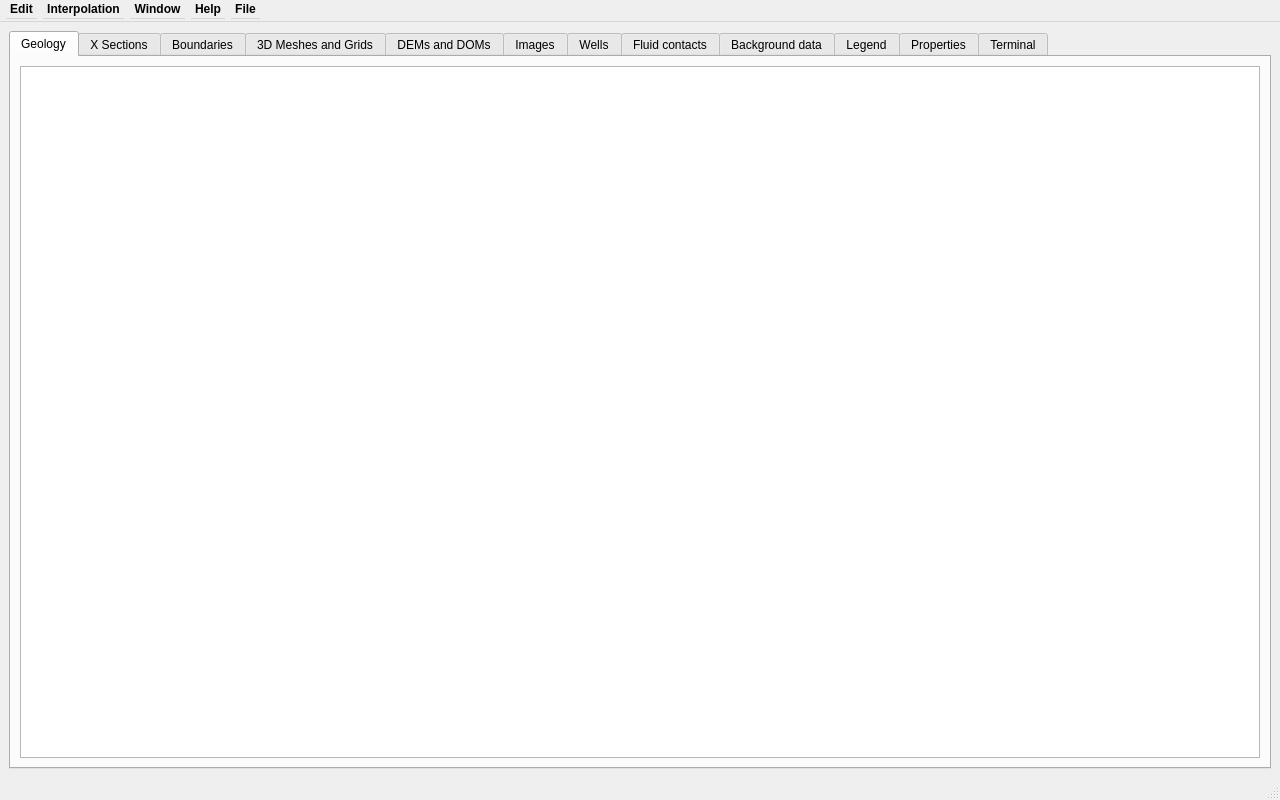
<?xml version="1.0" encoding="UTF-8"?>
<ui version="4.0">
 <class>ProjectWindow</class>
 <widget class="QMainWindow" name="ProjectWindow">
  <property name="geometry">
   <rect>
    <x>0</x>
    <y>0</y>
    <width>1280</width>
    <height>800</height>
   </rect>
  </property>
  <property name="sizePolicy">
   <sizepolicy hsizetype="Preferred" vsizetype="Preferred">
    <horstretch>1</horstretch>
    <verstretch>1</verstretch>
   </sizepolicy>
  </property>
  <property name="minimumSize">
   <size>
    <width>0</width>
    <height>0</height>
   </size>
  </property>
  <property name="baseSize">
   <size>
    <width>1280</width>
    <height>800</height>
   </size>
  </property>
  <property name="windowTitle">
   <string>PZero</string>
  </property>
  <property name="styleSheet">
   <string notr="true"/>
  </property>
  <property name="locale">
   <locale language="English" country="UnitedStates"/>
  </property>
  <widget class="QWidget" name="centralwidget">
   <property name="sizePolicy">
    <sizepolicy hsizetype="Preferred" vsizetype="Preferred">
     <horstretch>1</horstretch>
     <verstretch>1</verstretch>
    </sizepolicy>
   </property>
   <property name="minimumSize">
    <size>
     <width>0</width>
     <height>0</height>
    </size>
   </property>
   <property name="baseSize">
    <size>
     <width>638</width>
     <height>757</height>
    </size>
   </property>
   <property name="styleSheet">
    <string notr="true"/>
   </property>
   <layout class="QVBoxLayout" name="verticalLayout">
    <item>
     <widget class="QTabWidget" name="tabCentral">
      <property name="sizePolicy">
       <sizepolicy hsizetype="MinimumExpanding" vsizetype="MinimumExpanding">
        <horstretch>1</horstretch>
        <verstretch>1</verstretch>
       </sizepolicy>
      </property>
      <property name="minimumSize">
       <size>
        <width>0</width>
        <height>0</height>
       </size>
      </property>
      <property name="baseSize">
       <size>
        <width>0</width>
        <height>0</height>
       </size>
      </property>
      <property name="currentIndex">
       <number>0</number>
      </property>
      <widget class="QWidget" name="tabGeology">
       <property name="sizePolicy">
        <sizepolicy hsizetype="MinimumExpanding" vsizetype="MinimumExpanding">
         <horstretch>1</horstretch>
         <verstretch>1</verstretch>
        </sizepolicy>
       </property>
       <property name="minimumSize">
        <size>
         <width>0</width>
         <height>0</height>
        </size>
       </property>
       <property name="baseSize">
        <size>
         <width>0</width>
         <height>0</height>
        </size>
       </property>
       <property name="toolTip">
        <string>Entities</string>
       </property>
       <property name="accessibleName">
        <string>Entities</string>
       </property>
       <attribute name="title">
        <string>Geology</string>
       </attribute>
       <attribute name="toolTip">
        <string>Geology</string>
       </attribute>
       <attribute name="whatsThis">
        <string>Geology</string>
       </attribute>
       <layout class="QHBoxLayout" name="horizontalLayout">
        <item>
         <widget class="QTableView" name="GeologyTableView">
          <property name="sizePolicy">
           <sizepolicy hsizetype="MinimumExpanding" vsizetype="MinimumExpanding">
            <horstretch>1</horstretch>
            <verstretch>1</verstretch>
           </sizepolicy>
          </property>
          <property name="minimumSize">
           <size>
            <width>0</width>
            <height>0</height>
           </size>
          </property>
          <property name="baseSize">
           <size>
            <width>0</width>
            <height>0</height>
           </size>
          </property>
          <property name="toolTip">
           <string>Entities</string>
          </property>
          <property name="accessibleName">
           <string>Entities</string>
          </property>
          <property name="sortingEnabled">
           <bool>true</bool>
          </property>
         </widget>
        </item>
       </layout>
      </widget>
      <widget class="QWidget" name="tabXSections">
       <property name="sizePolicy">
        <sizepolicy hsizetype="MinimumExpanding" vsizetype="MinimumExpanding">
         <horstretch>1</horstretch>
         <verstretch>1</verstretch>
        </sizepolicy>
       </property>
       <attribute name="title">
        <string>X Sections</string>
       </attribute>
       <attribute name="toolTip">
        <string>X Sections</string>
       </attribute>
       <attribute name="whatsThis">
        <string>X Sections</string>
       </attribute>
       <layout class="QHBoxLayout" name="horizontalLayout_3">
        <item>
         <widget class="QTableView" name="XSectionsTableView">
          <property name="sizePolicy">
           <sizepolicy hsizetype="MinimumExpanding" vsizetype="MinimumExpanding">
            <horstretch>1</horstretch>
            <verstretch>1</verstretch>
           </sizepolicy>
          </property>
          <property name="sortingEnabled">
           <bool>true</bool>
          </property>
         </widget>
        </item>
       </layout>
      </widget>
      <widget class="QWidget" name="tabBoundaries">
       <property name="sizePolicy">
        <sizepolicy hsizetype="MinimumExpanding" vsizetype="MinimumExpanding">
         <horstretch>1</horstretch>
         <verstretch>1</verstretch>
        </sizepolicy>
       </property>
       <attribute name="title">
        <string>Boundaries</string>
       </attribute>
       <layout class="QHBoxLayout" name="horizontalLayout_4">
        <item>
         <widget class="QTableView" name="BoundariesTableView">
          <property name="sizePolicy">
           <sizepolicy hsizetype="MinimumExpanding" vsizetype="MinimumExpanding">
            <horstretch>1</horstretch>
            <verstretch>1</verstretch>
           </sizepolicy>
          </property>
          <property name="sortingEnabled">
           <bool>true</bool>
          </property>
         </widget>
        </item>
       </layout>
      </widget>
      <widget class="QWidget" name="tabMeshes3D">
       <property name="sizePolicy">
        <sizepolicy hsizetype="MinimumExpanding" vsizetype="MinimumExpanding">
         <horstretch>1</horstretch>
         <verstretch>1</verstretch>
        </sizepolicy>
       </property>
       <attribute name="title">
        <string>3D Meshes and Grids</string>
       </attribute>
       <attribute name="toolTip">
        <string>3D Meshes and Grids</string>
       </attribute>
       <attribute name="whatsThis">
        <string>3D Meshes and Grids</string>
       </attribute>
       <layout class="QHBoxLayout" name="horizontalLayout_5">
        <item>
         <widget class="QTableView" name="Meshes3DTableView">
          <property name="sizePolicy">
           <sizepolicy hsizetype="MinimumExpanding" vsizetype="MinimumExpanding">
            <horstretch>1</horstretch>
            <verstretch>1</verstretch>
           </sizepolicy>
          </property>
          <property name="sortingEnabled">
           <bool>true</bool>
          </property>
         </widget>
        </item>
       </layout>
      </widget>
      <widget class="QWidget" name="tabDOMs">
       <property name="sizePolicy">
        <sizepolicy hsizetype="MinimumExpanding" vsizetype="MinimumExpanding">
         <horstretch>1</horstretch>
         <verstretch>1</verstretch>
        </sizepolicy>
       </property>
       <attribute name="title">
        <string>DEMs and DOMs</string>
       </attribute>
       <attribute name="toolTip">
        <string>DEMs and DOMs</string>
       </attribute>
       <attribute name="whatsThis">
        <string>DEMs and DOMs</string>
       </attribute>
       <layout class="QHBoxLayout" name="horizontalLayout_6">
        <item>
         <widget class="QTableView" name="DOMsTableView">
          <property name="sizePolicy">
           <sizepolicy hsizetype="MinimumExpanding" vsizetype="MinimumExpanding">
            <horstretch>1</horstretch>
            <verstretch>1</verstretch>
           </sizepolicy>
          </property>
          <property name="sortingEnabled">
           <bool>true</bool>
          </property>
         </widget>
        </item>
       </layout>
      </widget>
      <widget class="QWidget" name="tabImages">
       <property name="sizePolicy">
        <sizepolicy hsizetype="MinimumExpanding" vsizetype="MinimumExpanding">
         <horstretch>1</horstretch>
         <verstretch>1</verstretch>
        </sizepolicy>
       </property>
       <attribute name="title">
        <string>Images</string>
       </attribute>
       <attribute name="toolTip">
        <string>Images</string>
       </attribute>
       <attribute name="whatsThis">
        <string>Images</string>
       </attribute>
       <layout class="QHBoxLayout" name="horizontalLayout_7">
        <item>
         <widget class="QTableView" name="ImagesTableView">
          <property name="sizePolicy">
           <sizepolicy hsizetype="MinimumExpanding" vsizetype="MinimumExpanding">
            <horstretch>1</horstretch>
            <verstretch>1</verstretch>
           </sizepolicy>
          </property>
          <property name="sortingEnabled">
           <bool>true</bool>
          </property>
         </widget>
        </item>
       </layout>
      </widget>
      <widget class="QWidget" name="tabWells">
       <property name="sizePolicy">
        <sizepolicy hsizetype="MinimumExpanding" vsizetype="MinimumExpanding">
         <horstretch>1</horstretch>
         <verstretch>1</verstretch>
        </sizepolicy>
       </property>
       <attribute name="title">
        <string>Wells</string>
       </attribute>
       <layout class="QHBoxLayout" name="horizontalLayout_8">
        <item>
         <widget class="QTableView" name="WellsTableView">
          <property name="sizePolicy">
           <sizepolicy hsizetype="MinimumExpanding" vsizetype="MinimumExpanding">
            <horstretch>1</horstretch>
            <verstretch>1</verstretch>
           </sizepolicy>
          </property>
          <property name="minimumSize">
           <size>
            <width>0</width>
            <height>0</height>
           </size>
          </property>
         </widget>
        </item>
       </layout>
      </widget>
      <widget class="QWidget" name="tabFluids">
       <property name="enabled">
        <bool>true</bool>
       </property>
       <property name="sizePolicy">
        <sizepolicy hsizetype="MinimumExpanding" vsizetype="MinimumExpanding">
         <horstretch>0</horstretch>
         <verstretch>0</verstretch>
        </sizepolicy>
       </property>
       <property name="minimumSize">
        <size>
         <width>1</width>
         <height>1</height>
        </size>
       </property>
       <property name="contextMenuPolicy">
        <enum>Qt::DefaultContextMenu</enum>
       </property>
       <attribute name="title">
        <string>Fluid contacts</string>
       </attribute>
       <layout class="QHBoxLayout" name="horizontalLayout_9">
        <item>
         <widget class="QTableView" name="FluidsTableView">
          <property name="sizePolicy">
           <sizepolicy hsizetype="MinimumExpanding" vsizetype="MinimumExpanding">
            <horstretch>1</horstretch>
            <verstretch>1</verstretch>
           </sizepolicy>
          </property>
         </widget>
        </item>
       </layout>
      </widget>
      <widget class="QWidget" name="tabBackgrounds">
       <property name="sizePolicy">
        <sizepolicy hsizetype="MinimumExpanding" vsizetype="MinimumExpanding">
         <horstretch>1</horstretch>
         <verstretch>1</verstretch>
        </sizepolicy>
       </property>
       <attribute name="title">
        <string>Background data</string>
       </attribute>
       <layout class="QHBoxLayout" name="horizontalLayout_10">
        <item>
         <widget class="QTableView" name="BackgroundsTableView">
          <property name="sizePolicy">
           <sizepolicy hsizetype="MinimumExpanding" vsizetype="MinimumExpanding">
            <horstretch>1</horstretch>
            <verstretch>1</verstretch>
           </sizepolicy>
          </property>
         </widget>
        </item>
       </layout>
      </widget>
      <widget class="QWidget" name="tabLegend">
       <property name="sizePolicy">
        <sizepolicy hsizetype="MinimumExpanding" vsizetype="MinimumExpanding">
         <horstretch>1</horstretch>
         <verstretch>1</verstretch>
        </sizepolicy>
       </property>
       <property name="minimumSize">
        <size>
         <width>0</width>
         <height>0</height>
        </size>
       </property>
       <property name="baseSize">
        <size>
         <width>0</width>
         <height>0</height>
        </size>
       </property>
       <property name="toolTip">
        <string>Legend</string>
       </property>
       <property name="accessibleName">
        <string>Legend</string>
       </property>
       <attribute name="title">
        <string>Legend</string>
       </attribute>
       <layout class="QHBoxLayout" name="horizontalLayout_11">
        <item>
         <widget class="QTreeWidget" name="LegendTreeWidget">
          <property name="sizePolicy">
           <sizepolicy hsizetype="MinimumExpanding" vsizetype="MinimumExpanding">
            <horstretch>1</horstretch>
            <verstretch>1</verstretch>
           </sizepolicy>
          </property>
          <property name="minimumSize">
           <size>
            <width>0</width>
            <height>0</height>
           </size>
          </property>
          <property name="baseSize">
           <size>
            <width>0</width>
            <height>0</height>
           </size>
          </property>
          <property name="toolTip">
           <string>Legend</string>
          </property>
          <property name="accessibleName">
           <string>Legend</string>
          </property>
          <column>
           <property name="text">
            <string notr="true">1</string>
           </property>
          </column>
         </widget>
        </item>
       </layout>
      </widget>
      <widget class="QWidget" name="tabProperties">
       <property name="sizePolicy">
        <sizepolicy hsizetype="MinimumExpanding" vsizetype="MinimumExpanding">
         <horstretch>1</horstretch>
         <verstretch>1</verstretch>
        </sizepolicy>
       </property>
       <property name="minimumSize">
        <size>
         <width>0</width>
         <height>0</height>
        </size>
       </property>
       <property name="baseSize">
        <size>
         <width>0</width>
         <height>0</height>
        </size>
       </property>
       <property name="toolTip">
        <string>Properties</string>
       </property>
       <property name="toolTipDuration">
        <number>-3</number>
       </property>
       <property name="accessibleName">
        <string>Properties</string>
       </property>
       <attribute name="title">
        <string>Properties</string>
       </attribute>
       <layout class="QHBoxLayout" name="horizontalLayout_12">
        <item>
         <widget class="QTableWidget" name="PropertiesTableWidget">
          <property name="sizePolicy">
           <sizepolicy hsizetype="MinimumExpanding" vsizetype="MinimumExpanding">
            <horstretch>1</horstretch>
            <verstretch>1</verstretch>
           </sizepolicy>
          </property>
          <property name="minimumSize">
           <size>
            <width>0</width>
            <height>0</height>
           </size>
          </property>
          <property name="baseSize">
           <size>
            <width>0</width>
            <height>0</height>
           </size>
          </property>
          <property name="toolTip">
           <string>Properties</string>
          </property>
          <property name="accessibleName">
           <string>Properties</string>
          </property>
         </widget>
        </item>
       </layout>
      </widget>
      <widget class="QWidget" name="tabTerminal">
       <property name="sizePolicy">
        <sizepolicy hsizetype="MinimumExpanding" vsizetype="MinimumExpanding">
         <horstretch>1</horstretch>
         <verstretch>1</verstretch>
        </sizepolicy>
       </property>
       <property name="minimumSize">
        <size>
         <width>0</width>
         <height>0</height>
        </size>
       </property>
       <property name="baseSize">
        <size>
         <width>0</width>
         <height>0</height>
        </size>
       </property>
       <property name="toolTip">
        <string>Terminal</string>
       </property>
       <property name="accessibleName">
        <string>Terminal</string>
       </property>
       <attribute name="title">
        <string>Terminal</string>
       </attribute>
       <attribute name="toolTip">
        <string>Terminal</string>
       </attribute>
       <attribute name="whatsThis">
        <string>Terminal</string>
       </attribute>
       <layout class="QHBoxLayout" name="horizontalLayout_13">
        <item>
         <widget class="QPlainTextEdit" name="TextTerminal">
          <property name="sizePolicy">
           <sizepolicy hsizetype="MinimumExpanding" vsizetype="MinimumExpanding">
            <horstretch>1</horstretch>
            <verstretch>1</verstretch>
           </sizepolicy>
          </property>
          <property name="minimumSize">
           <size>
            <width>0</width>
            <height>0</height>
           </size>
          </property>
          <property name="baseSize">
           <size>
            <width>0</width>
            <height>0</height>
           </size>
          </property>
          <property name="toolTip">
           <string>Terminal</string>
          </property>
          <property name="accessibleName">
           <string>Terminal</string>
          </property>
          <property name="readOnly">
           <bool>true</bool>
          </property>
         </widget>
        </item>
       </layout>
      </widget>
     </widget>
    </item>
   </layout>
  </widget>
  <widget class="QMenuBar" name="menubar">
   <property name="geometry">
    <rect>
     <x>0</x>
     <y>0</y>
     <width>1280</width>
     <height>22</height>
    </rect>
   </property>
   <property name="sizePolicy">
    <sizepolicy hsizetype="MinimumExpanding" vsizetype="Minimum">
     <horstretch>1</horstretch>
     <verstretch>1</verstretch>
    </sizepolicy>
   </property>
   <property name="minimumSize">
    <size>
     <width>0</width>
     <height>22</height>
    </size>
   </property>
   <property name="maximumSize">
    <size>
     <width>16777215</width>
     <height>16777215</height>
    </size>
   </property>
   <property name="baseSize">
    <size>
     <width>0</width>
     <height>0</height>
    </size>
   </property>
   <property name="font">
    <font>
     <family>MS Shell Dlg 2</family>
     <pointsize>9</pointsize>
     <bold>true</bold>
    </font>
   </property>
   <property name="autoFillBackground">
    <bool>false</bool>
   </property>
   <widget class="QMenu" name="menuFile">
    <property name="tearOffEnabled">
     <bool>true</bool>
    </property>
    <property name="title">
     <string>File</string>
    </property>
    <addaction name="actionProjectNew"/>
    <addaction name="actionProjectOpen"/>
    <addaction name="actionProjectSave"/>
    <addaction name="separator"/>
    <addaction name="actionImportGocad"/>
    <addaction name="actionImportGocadXsection"/>
    <addaction name="actionImportGocadBoundary"/>
    <addaction name="actionImportPC"/>
    <addaction name="actionImportPyvista"/>
    <addaction name="actionImportVedo"/>
    <addaction name="actionImportSHP"/>
    <addaction name="actionImportDEM"/>
    <addaction name="actionImportOrthoImage"/>
    <addaction name="actionImportXsectionImage"/>
    <addaction name="actionImportWellData"/>
    <addaction name="actionImportSEGY"/>
    <addaction name="separator"/>
    <addaction name="actionExportCAD"/>
    <addaction name="actionExportVTK"/>
    <addaction name="actionExportCSV"/>
    <addaction name="separator"/>
    <addaction name="actionQuit"/>
   </widget>
   <widget class="QMenu" name="menuWindow">
    <property name="tearOffEnabled">
     <bool>true</bool>
    </property>
    <property name="title">
     <string>Window</string>
    </property>
    <addaction name="actionView3D"/>
    <addaction name="actionViewMap"/>
    <addaction name="actionViewPlaneXsection"/>
    <addaction name="actionViewWellLog"/>
    <addaction name="separator"/>
    <addaction name="actionViewXYPlot"/>
    <addaction name="actionViewHistogram"/>
    <addaction name="actionViewStereoplot"/>
    <addaction name="separator"/>
   </widget>
   <widget class="QMenu" name="menuHelp">
    <property name="tearOffEnabled">
     <bool>true</bool>
    </property>
    <property name="title">
     <string>Help</string>
    </property>
    <addaction name="actionHelp"/>
    <addaction name="actionAbout"/>
   </widget>
   <widget class="QMenu" name="menuEdit">
    <property name="sizePolicy">
     <sizepolicy hsizetype="MinimumExpanding" vsizetype="MinimumExpanding">
      <horstretch>0</horstretch>
      <verstretch>0</verstretch>
     </sizepolicy>
    </property>
    <property name="tearOffEnabled">
     <bool>true</bool>
    </property>
    <property name="title">
     <string>Edit</string>
    </property>
    <addaction name="actionEditEntityClone"/>
    <addaction name="actionEditEntityRemove"/>
    <addaction name="separator"/>
    <addaction name="actionConnectedParts"/>
    <addaction name="actionMergeEntities"/>
    <addaction name="actionSplitMultipart"/>
    <addaction name="actionDecimatePointCloud"/>
    <addaction name="separator"/>
    <addaction name="actionEditTextureAdd"/>
    <addaction name="actionEditTextureRemove"/>
    <addaction name="separator"/>
    <addaction name="actionAddProperty"/>
    <addaction name="actionRemoveProperty"/>
    <addaction name="separator"/>
    <addaction name="actionCalculateNormal"/>
    <addaction name="actionCalculateLineation"/>
    <addaction name="separator"/>
    <addaction name="actionBuildOctree"/>
   </widget>
   <widget class="QMenu" name="menuInterpolation_tools">
    <property name="tearOffEnabled">
     <bool>true</bool>
    </property>
    <property name="title">
     <string>Interpolation</string>
    </property>
    <addaction name="actionDelaunay2DInterpolation"/>
    <addaction name="actionPoissonInterpolation"/>
    <addaction name="actionLoopStructuralImplicitModelling"/>
    <addaction name="separator"/>
    <addaction name="actionSurfaceSmoothing"/>
    <addaction name="actionSubdivisionResampling"/>
    <addaction name="actionDecimationPro"/>
    <addaction name="actionDecimationQuadric"/>
    <addaction name="actionRetopologize"/>
    <addaction name="separator"/>
    <addaction name="actionExtrusion"/>
    <addaction name="actionIntersectionXSection"/>
    <addaction name="actionProject2XSection"/>
    <addaction name="actionProject2DEM"/>
    <addaction name="actionSplitSurf"/>
   </widget>
   <addaction name="menuEdit"/>
   <addaction name="menuInterpolation_tools"/>
   <addaction name="menuWindow"/>
   <addaction name="menuHelp"/>
   <addaction name="menuFile"/>
  </widget>
  <widget class="QStatusBar" name="statusbar">
   <property name="sizePolicy">
    <sizepolicy hsizetype="MinimumExpanding" vsizetype="Fixed">
     <horstretch>0</horstretch>
     <verstretch>0</verstretch>
    </sizepolicy>
   </property>
  </widget>
  <action name="actionProjectNew">
   <property name="text">
    <string>New Project</string>
   </property>
  </action>
  <action name="actionProjectOpen">
   <property name="text">
    <string>Open Project</string>
   </property>
  </action>
  <action name="actionProjectSave">
   <property name="text">
    <string>Save Project</string>
   </property>
  </action>
  <action name="actionImportGocad">
   <property name="text">
    <string>Import Gocad</string>
   </property>
   <property name="toolTip">
    <string>Import Gocad</string>
   </property>
  </action>
  <action name="actionExportCAD">
   <property name="text">
    <string>Export CAD</string>
   </property>
  </action>
  <action name="actionQuit">
   <property name="text">
    <string>Quit</string>
   </property>
  </action>
  <action name="actionView3D">
   <property name="text">
    <string>3D View</string>
   </property>
  </action>
  <action name="actionViewPlaneXsection">
   <property name="text">
    <string>Plane X Section View</string>
   </property>
  </action>
  <action name="actionViewMap">
   <property name="text">
    <string>Map View</string>
   </property>
  </action>
  <action name="actionViewXYPlot">
   <property name="text">
    <string>XY Plot View</string>
   </property>
  </action>
  <action name="actionAbout">
   <property name="text">
    <string>About</string>
   </property>
  </action>
  <action name="actionHelp">
   <property name="text">
    <string>Help</string>
   </property>
  </action>
  <action name="actionViewWellLog">
   <property name="text">
    <string>Well Log View</string>
   </property>
  </action>
  <action name="actionViewStereoplot">
   <property name="text">
    <string>Stereoplot View</string>
   </property>
  </action>
  <action name="actionViewHistogram">
   <property name="text">
    <string>Histogram View</string>
   </property>
  </action>
  <action name="actionImportPyvista">
   <property name="text">
    <string>Import PyVista</string>
   </property>
  </action>
  <action name="actionImportVedo">
   <property name="text">
    <string>Import Vedo</string>
   </property>
  </action>
  <action name="actionImportDEM">
   <property name="text">
    <string>Import DEM</string>
   </property>
  </action>
  <action name="actionImportOrthoImage">
   <property name="text">
    <string>Import OrthoImage</string>
   </property>
  </action>
  <action name="actionEditEntityRemove">
   <property name="text">
    <string>Remove Entity</string>
   </property>
  </action>
  <action name="actionEditTextureAdd">
   <property name="text">
    <string>Add Texture</string>
   </property>
  </action>
  <action name="actionEditTextureRemove">
   <property name="text">
    <string>Remove Texture</string>
   </property>
  </action>
  <action name="actionEditEntityClone">
   <property name="text">
    <string>Clone Entity</string>
   </property>
  </action>
  <action name="actionImportGocadXsection">
   <property name="text">
    <string>Import Gocad Xsection</string>
   </property>
  </action>
  <action name="actionDelaunay2DInterpolation">
   <property name="checkable">
    <bool>false</bool>
   </property>
   <property name="text">
    <string>Delaunay 2D</string>
   </property>
  </action>
  <action name="actionMergeEntities">
   <property name="text">
    <string>Merge Entities</string>
   </property>
  </action>
  <action name="actionPoissonInterpolation">
   <property name="text">
    <string>Poisson</string>
   </property>
  </action>
  <action name="actionSurfaceSmoothing">
   <property name="text">
    <string>Surface Smoothing</string>
   </property>
  </action>
  <action name="actionExtrusion">
   <property name="text">
    <string>Extrusion</string>
   </property>
  </action>
  <action name="actionDecimationPro">
   <property name="text">
    <string>Decimation Pro</string>
   </property>
   <property name="toolTip">
    <string>DecimationPro</string>
   </property>
  </action>
  <action name="actionSubdivisionResampling">
   <property name="text">
    <string>Subdivision Resampling</string>
   </property>
  </action>
  <action name="actionDecimationQuadric">
   <property name="text">
    <string>Decimation Quadric</string>
   </property>
   <property name="toolTip">
    <string>DecimationQuadric</string>
   </property>
  </action>
  <action name="actionIntersectionXSection">
   <property name="text">
    <string>XSection Intersection</string>
   </property>
  </action>
  <action name="actionProject2DEM">
   <property name="text">
    <string>Project to DEM</string>
   </property>
  </action>
  <action name="actionLoopStructuralImplicitModelling">
   <property name="text">
    <string>LoopStructural Implicit Modelling</string>
   </property>
  </action>
  <action name="actionImportSEGY">
   <property name="text">
    <string>Import SEGY</string>
   </property>
  </action>
  <action name="actionCalculateNormal">
   <property name="text">
    <string>Calculate normal</string>
   </property>
   <property name="toolTip">
    <string>Calculate normal unit vector</string>
   </property>
  </action>
  <action name="actionCalculateLineation">
   <property name="text">
    <string>Calculate lineation</string>
   </property>
   <property name="toolTip">
    <string>Calculate lineation unit vector</string>
   </property>
  </action>
  <action name="actionAddProperty">
   <property name="text">
    <string>Add property</string>
   </property>
   <property name="toolTip">
    <string>Add empty property</string>
   </property>
  </action>
  <action name="actionRemoveProperty">
   <property name="text">
    <string>Remove property</string>
   </property>
  </action>
  <action name="actionProject2XSection">
   <property name="text">
    <string>Project to XSection</string>
   </property>
  </action>
  <action name="actionImportSHP">
   <property name="text">
    <string>Import SHP</string>
   </property>
  </action>
  <action name="actionImportGocadBoundary">
   <property name="text">
    <string>Import Gocad Boundary</string>
   </property>
  </action>
  <action name="actionImportXsectionImage">
   <property name="text">
    <string>Import Xsection Image</string>
   </property>
  </action>
  <action name="actionConnectedParts">
   <property name="text">
    <string>Connected Parts</string>
   </property>
  </action>
  <action name="actionSplitMultipart">
   <property name="text">
    <string>Split Multi-part</string>
   </property>
  </action>
  <action name="actionImportPC">
   <property name="text">
    <string>Import Point Clouds</string>
   </property>
  </action>
  <action name="actionImportWellData">
   <property name="text">
    <string>Import well data</string>
   </property>
  </action>
  <action name="actionExportVTK">
   <property name="text">
    <string>Export vtk</string>
   </property>
  </action>
  <action name="actionSplitSurf">
   <property name="text">
    <string>Split surfaces</string>
   </property>
  </action>
  <action name="actionRetopologize">
   <property name="text">
    <string>Retopologize</string>
   </property>
  </action>
  <action name="actionBuildOctree">
   <property name="text">
    <string>Build octree</string>
   </property>
  </action>
  <action name="actionDecimatePointCloud">
   <property name="text">
    <string>Decimate point cloud</string>
   </property>
  </action>
  <action name="actionExportCSV">
   <property name="text">
    <string>Export CSV</string>
   </property>
  </action>
 </widget>
 <resources/>
 <connections/>
</ui>
